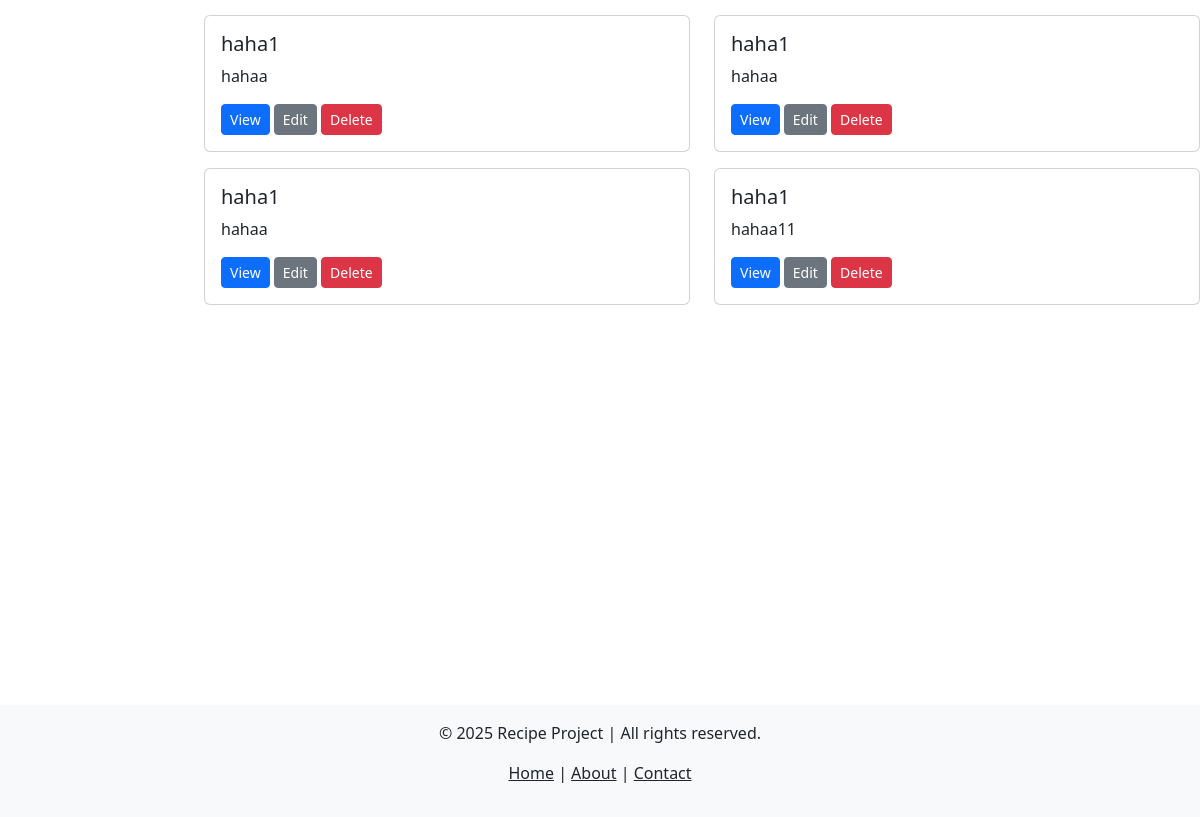
Before: /profile/ (signed in, lower part) with the older database file.
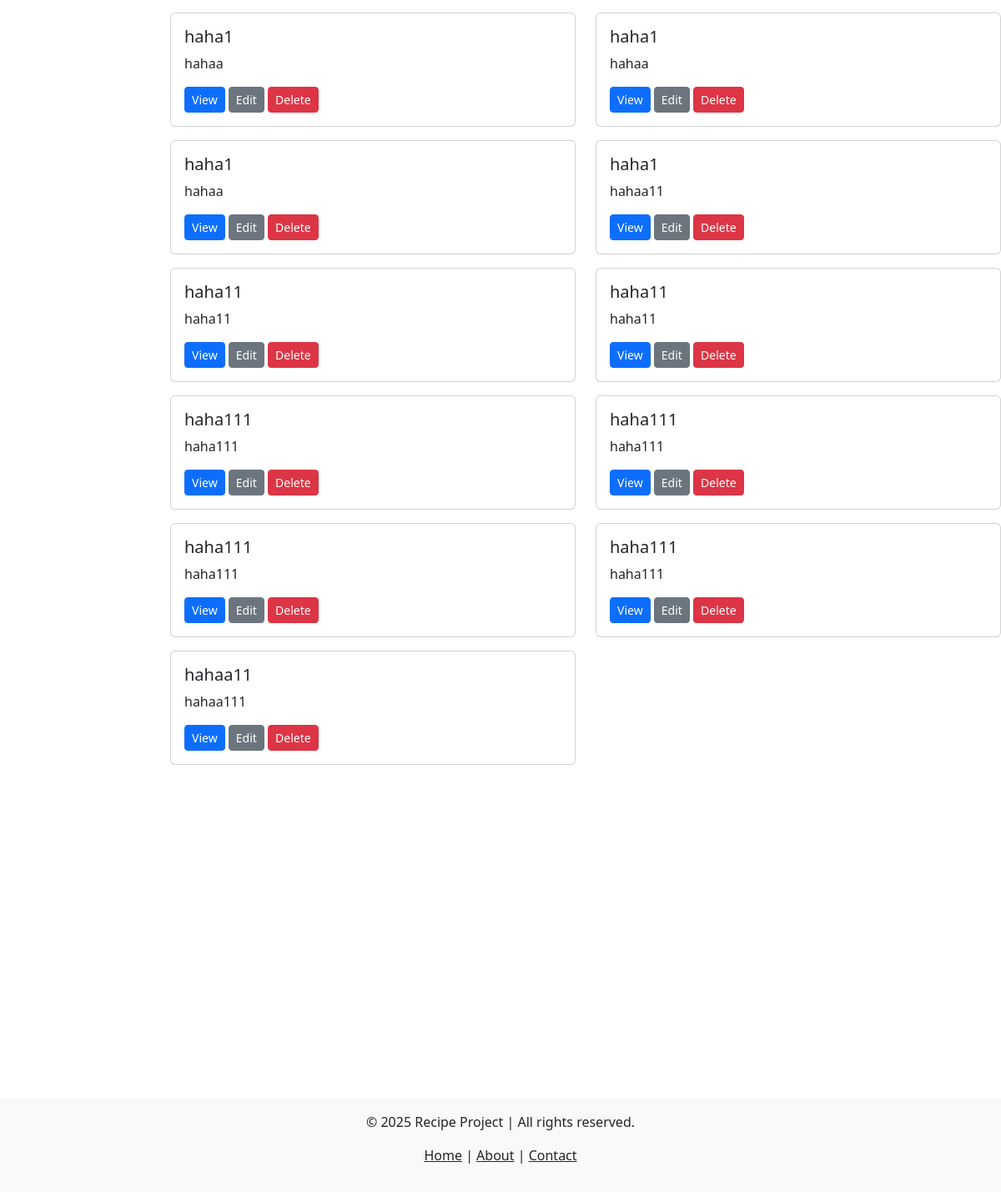
After: the same page with the newer database file.
### recipe_app/models.py (models this page shows, shortened)
class Recipe(models.Model):
    chef = models.ForeignKey(Chef, on_delete=models.CASCADE)
    title = models.CharField(max_length=200)
    description = models.TextField()
    instructions = models.TextField()
    categories = models.ManyToManyField(Category)
    ingredients = models.ManyToManyField(Ingredient)

### recipe_app/views.py (the view)
# urls.py: path('profile/', views.ProfileView.as_view(), name='profile'),
class ProfileView(TemplateView):
    template_name = 'profile.html'
    def get_context_data(self, **kwargs):
        context = super().get_context_data(**kwargs)
        chef_id = self.kwargs.get('chef_id')
        if chef_id:
            chef = get_object_or_404(Chef, id=chef_id)
        else:
            chef = getattr(self.request.user, 'chef', None)
        context['chef'] = chef
        context['recipes'] = Recipe.objects.filter(chef=chef) if chef else None
        return context

### recipe_app/context_processors.py (called while the page is built)
def current_year(request):
    return {'current_year': datetime.now().year}

### recipe_app/models.py (called while the page is built)
    def __str__(self):
        return self.name if self.name else self.user.username

### templates/profile.html (shortened to what this page needs)
{% extends 'base.html' %}
{% block content %}
    <div class=“container”>
      <div class=“row”>
        <div class=“col-md-4”>
                {% if recipes %}
                    <div class="row">
                        {% for recipe in recipes %}
                             <div class="col-12 col-md-6 mb-3">
                                <div class="card h-100">
                                    <div class="card-body">
                                        <h5 class="card-title">{{ recipe.title }}</h5>
                                        <p class="card-text">{{ recipe.description|truncatewords:15 }}</p>
                                        <a href="{% url 'view_recipe' recipe.pk %}" class="btn btn-sm btn-primary">View</a>
                                        <a href="{% url 'update_recipe' recipe.pk %}" class="btn btn-sm btn-secondary">Edit</a>
                                        <a href="{% url 'delete_recipe' recipe.pk %}" class="btn btn-sm btn-danger">Delete</a>
                                    </div>
                                </div>
                             </div>
                        {% endfor %}
                    </div>
                {% else %}
                    <p>No recipes found.</p>
                {% endif %}
        </div>
      </div>
    </div>
{% endblock %}

Changed rows visible on the page:
added Recipe: title "haha11", description "haha11"
added Recipe: title "haha11", description "haha11"
added Recipe: title "haha111", description "haha111"
added Recipe: title "haha111", description "haha111"
added Recipe: title "haha111", description "haha111"
added Recipe: title "haha111", description "haha111"
added Recipe: title "hahaa11", description "hahaa111"
